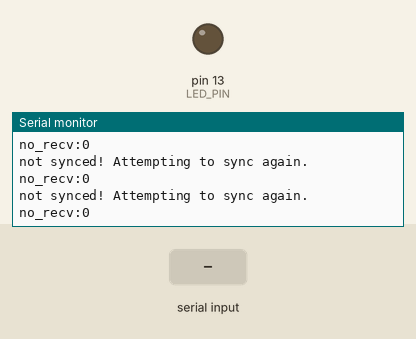
Bench run of a sketch on a simulated Arduino Uno, built with avr-gcc and run on an emulated ATmega328P. Parts: output pins drawn as LEDs (lit = HIGH), the last lines printed to the serial monitor. The inputs (shaded band) are chosen by the test bench.

Above: at 0.8 s.
0.9 s: "1" received over Serial
At 2.1 s:
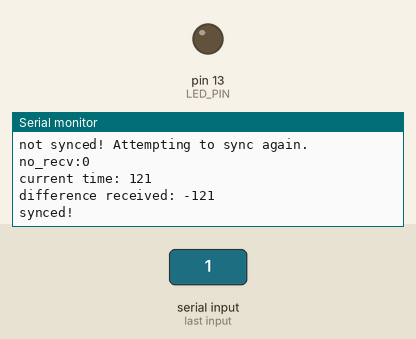
2.4 s: "0" received over Serial
At 3.5 s:
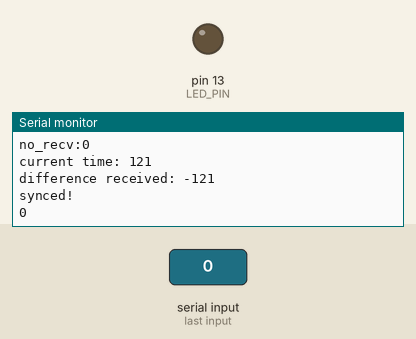

The sketch:

Receiver.ino
```cpp
#define LED_PIN 13
#define SPEAKER_PIN 15

void setup()
{
  Serial.begin(115200,SERIAL_8O2);   //begin serial with 115200 baud, even parity bit, and two end bits.
  SYNC:
  pinMode(LED_PIN, OUTPUT);
  boolean hasGivenNo = false;
  bool hasSynced = false;
  for(unsigned char i = 0; i < 255; i++)
  {
    if(Serial.available())
    {
      unsigned char time = 0;
      unsigned char p1 = (unsigned char)Serial.read();
      int k = (int)p1;
      Serial.print("current time: ");
      Serial.println((int)i);
      Serial.print("difference received: ");
      Serial.println((int)(time-i));
      i = time;
      hasSynced = true;
    }
    else
    {
      if(!hasGivenNo) {
        Serial.print("no_recv:");
        Serial.println(i);
        hasGivenNo = true;
      }
    }
    delay(1);
  }
  if(hasSynced)
    Serial.println("synced!");
  else {
    Serial.print("not synced! ");
    Serial.println("Attempting to sync again.");
    goto SYNC;
  }
}

unsigned int delaytimes[2];

void PCM_to_delaytimes(unsigned char c)
{
  delaytimes[0] = ((255 - c)/510.0)*95;
  delaytimes[1] = (c/255.0)*95;
}

void mk_sound()
{
  delayMicroseconds(delaytimes[0]);
  digitalWrite(SPEAKER_PIN,HIGH);
  delayMicroseconds(delaytimes[1]);
  digitalWrite(SPEAKER_PIN,LOW);
}

void loop()
{
  if(Serial.available())
  {
    //Serial.print("Recieved Char: ");
    Serial.print((char)Serial.read());
    //PCM_to_delaytimes(Serial.read());
    //mk_sound();
  }
}
```

Measured:
- after the input at 0.9 s, the serial monitor: prints a new line at once (image 1)
- after the input at 2.4 s, the serial monitor: prints a new line at once (image 2)
